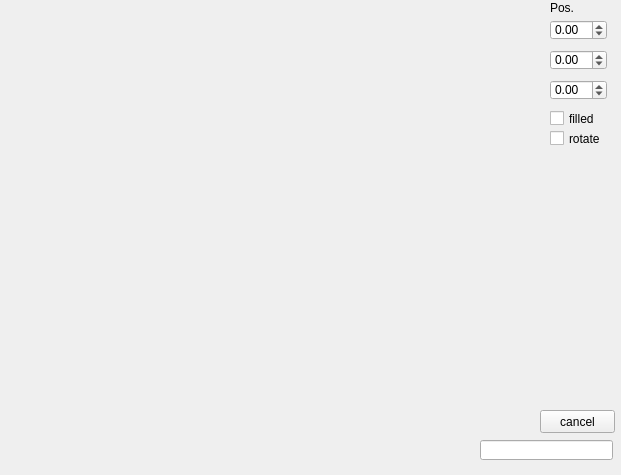
<?xml version="1.0" encoding="UTF-8"?>
<ui version="4.0">
 <class>MainWindow</class>
 <widget class="QMainWindow" name="MainWindow">
  <property name="windowModality">
   <enum>Qt::ApplicationModal</enum>
  </property>
  <property name="geometry">
   <rect>
    <x>0</x>
    <y>0</y>
    <width>621</width>
    <height>475</height>
   </rect>
  </property>
  <property name="sizePolicy">
   <sizepolicy hsizetype="Expanding" vsizetype="Preferred">
    <horstretch>0</horstretch>
    <verstretch>0</verstretch>
   </sizepolicy>
  </property>
  <property name="windowTitle">
   <string>OpenGL</string>
  </property>
  <widget class="QWidget" name="centralWidget">
   <widget class="GLWidget" name="widget" native="true">
    <property name="geometry">
     <rect>
      <x>9</x>
      <y>9</y>
      <width>461</width>
      <height>451</height>
     </rect>
    </property>
    <property name="sizePolicy">
     <sizepolicy hsizetype="MinimumExpanding" vsizetype="Preferred">
      <horstretch>0</horstretch>
      <verstretch>0</verstretch>
     </sizepolicy>
    </property>
   </widget>
   <widget class="QLineEdit" name="lineEdit">
    <property name="geometry">
     <rect>
      <x>480</x>
      <y>440</y>
      <width>133</width>
      <height>20</height>
     </rect>
    </property>
   </widget>
   <widget class="QLabel" name="label">
    <property name="geometry">
     <rect>
      <x>550</x>
      <y>0</y>
      <width>25</width>
      <height>16</height>
     </rect>
    </property>
    <property name="text">
     <string>Pos.:</string>
    </property>
   </widget>
   <widget class="QDoubleSpinBox" name="X">
    <property name="geometry">
     <rect>
      <x>550</x>
      <y>20</y>
      <width>57</width>
      <height>20</height>
     </rect>
    </property>
    <property name="minimum">
     <double>-99.000000000000000</double>
    </property>
   </widget>
   <widget class="QCheckBox" name="checkBox">
    <property name="geometry">
     <rect>
      <x>550</x>
      <y>110</y>
      <width>45</width>
      <height>17</height>
     </rect>
    </property>
    <property name="text">
     <string>filled</string>
    </property>
   </widget>
   <widget class="QDoubleSpinBox" name="Y">
    <property name="geometry">
     <rect>
      <x>550</x>
      <y>50</y>
      <width>57</width>
      <height>20</height>
     </rect>
    </property>
    <property name="minimum">
     <double>-99.000000000000000</double>
    </property>
   </widget>
   <widget class="QPushButton" name="pushButton">
    <property name="geometry">
     <rect>
      <x>540</x>
      <y>410</y>
      <width>75</width>
      <height>23</height>
     </rect>
    </property>
    <property name="text">
     <string>cancel</string>
    </property>
   </widget>
   <widget class="QDoubleSpinBox" name="Z">
    <property name="geometry">
     <rect>
      <x>550</x>
      <y>80</y>
      <width>57</width>
      <height>20</height>
     </rect>
    </property>
    <property name="minimum">
     <double>-99.000000000000000</double>
    </property>
   </widget>
   <widget class="QCheckBox" name="checkBox_2">
    <property name="geometry">
     <rect>
      <x>550</x>
      <y>130</y>
      <width>53</width>
      <height>17</height>
     </rect>
    </property>
    <property name="text">
     <string>rotate</string>
    </property>
   </widget>
  </widget>
 </widget>
 <layoutdefault spacing="6" margin="11"/>
 <customwidgets>
  <customwidget>
   <class>GLWidget</class>
   <extends>QWidget</extends>
   <header location="global">glwidget.h</header>
   <container>1</container>
  </customwidget>
 </customwidgets>
 <resources/>
 <connections>
  <connection>
   <sender>pushButton</sender>
   <signal>clicked()</signal>
   <receiver>MainWindow</receiver>
   <slot>close()</slot>
   <hints>
    <hint type="sourcelabel">
     <x>394</x>
     <y>214</y>
    </hint>
    <hint type="destinationlabel">
     <x>343</x>
     <y>126</y>
    </hint>
   </hints>
  </connection>
 </connections>
</ui>
